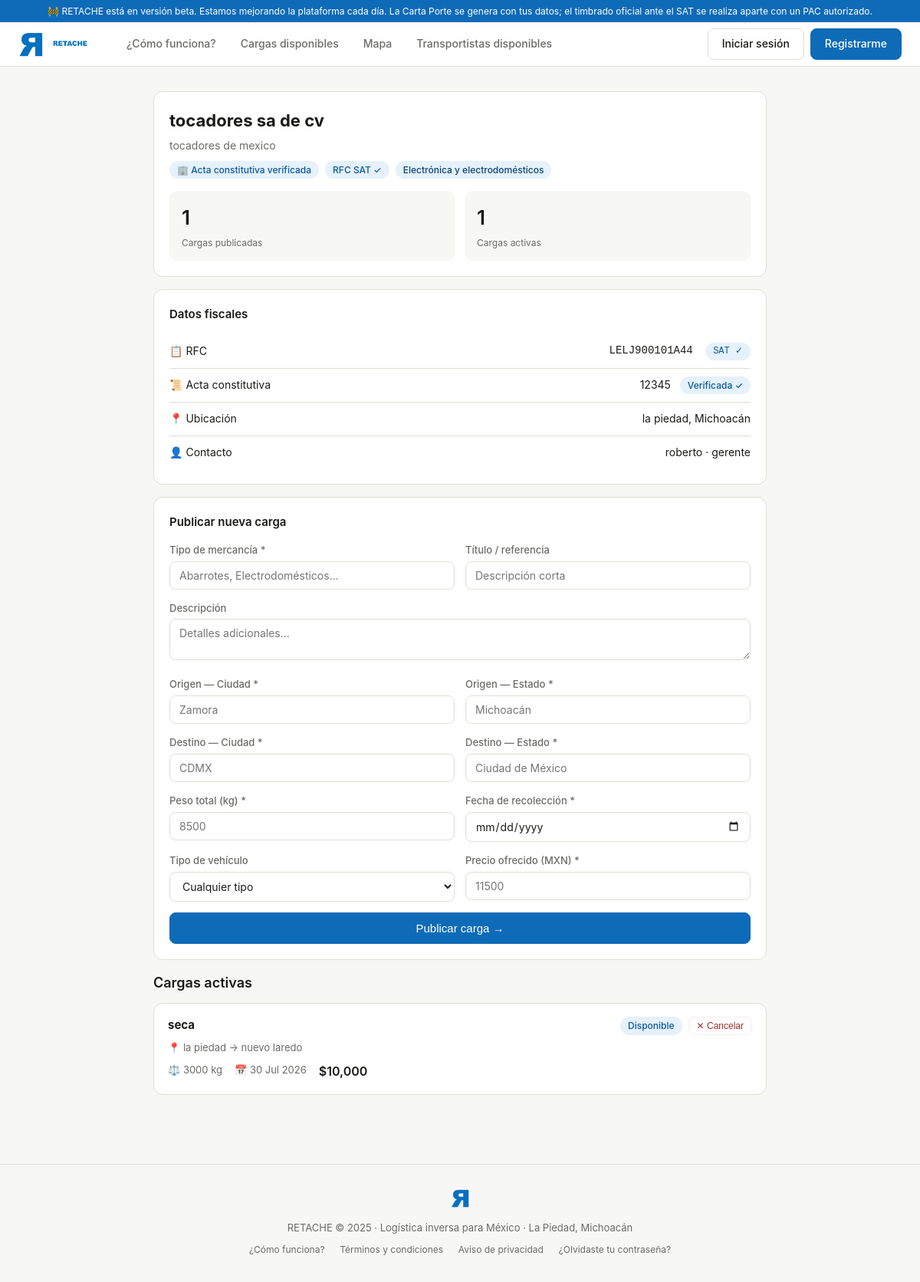
Screenshot of /empresas/1 with the database file from the repository.
### models.py (models this page shows)
class Empresa(Base):
    __tablename__ = "empresas"
    id = Column(Integer, primary_key=True, index=True)
    razon_social = Column(String(200), nullable=False)
    nombre_comercial = Column(String(200), nullable=True)
    telefono = Column(String(15), nullable=False)
    email = Column(String(120), unique=True, index=True, nullable=False)
    contrasena_hash = Column(String(200), nullable=False)
    rfc = Column(String(13), unique=True, index=True, nullable=False)
    rfc_verificado = Column(Boolean, default=False)
    num_acta_constitutiva = Column(String(100), nullable=True)
    acta_constitutiva_verificada = Column(Boolean, default=False)
    giro = Column(String(100), nullable=True)
    calle = Column(String(200), nullable=True)
    colonia = Column(String(100), nullable=True)
    municipio = Column(String(100), nullable=True)
    estado = Column(String(50), nullable=True)
    cp = Column(String(5), nullable=True)
    nombre_contacto = Column(String(150), nullable=True)
    puesto_contacto = Column(String(100), nullable=True)
    logo_url = Column(String(200), nullable=True)
    calificacion_promedio = Column(Float, default=0.0)
    total_cargas_publicadas = Column(Integer, default=0)
    fecha_registro = Column(DateTime, server_default=func.now())
    activo = Column(Boolean, default=True)
    email_verificado = Column(Boolean, default=False)
    token_verificacion = Column(String(200), nullable=True)
    token_reset_password = Column(String(200), nullable=True)
    token_reset_expira = Column(DateTime, nullable=True)
    cargas_publicadas = relationship("Carga", back_populates="empresa")
    mensajes_enviados = relationship("Mensaje", foreign_keys="Mensaje.remitente_empresa_id", back_populates="remitente_empresa")

class Carga(Base):
    __tablename__ = "cargas"
    id = Column(Integer, primary_key=True, index=True)
    empresa_id = Column(Integer, ForeignKey("empresas.id"), nullable=False)
    transportista_id = Column(Integer, ForeignKey("transportistas.id"), nullable=True)
    titulo = Column(String(150), nullable=False)
    descripcion = Column(Text, nullable=True)
    tipo_mercancia = Column(String(100), nullable=False)
    peso_kg = Column(Float, nullable=False)
    volumen_m3 = Column(Float, nullable=True)
    requiere_refrigeracion = Column(Boolean, default=False)
    mercancia_peligrosa = Column(Boolean, default=False)
    origen_ciudad = Column(String(100), nullable=False)
    origen_estado = Column(String(50), nullable=False)
    origen_lat = Column(Float, nullable=True)
    origen_lng = Column(Float, nullable=True)
    destino_ciudad = Column(String(100), nullable=False)
    destino_estado = Column(String(50), nullable=False)
    destino_lat = Column(Float, nullable=True)
    destino_lng = Column(Float, nullable=True)
    fecha_recoleccion = Column(DateTime, nullable=False)
    fecha_entrega_estimada = Column(DateTime, nullable=True)
    tipo_vehiculo_requerido = Column(String(30), nullable=True)
    precio_ofrecido_mxn = Column(Float, nullable=False)
    precio_negociable = Column(Boolean, default=True)
    estado = Column(String(30), default=EstadoCarga.disponible)
    fecha_publicacion = Column(DateTime, server_default=func.now())
    fecha_asignacion = Column(DateTime, nullable=True)
    fecha_completada = Column(DateTime, nullable=True)
    carta_porte_generada = Column(Boolean, default=False)
    carta_porte_uuid = Column(String(100), nullable=True)
    carta_porte_xml = Column(Text, nullable=True)
    empresa = relationship("Empresa", back_populates="cargas_publicadas")
    transportista = relationship("Transportista", back_populates="cargas")
    mensajes = relationship("Mensaje", back_populates="carga")
    resenas = relationship("Resena", back_populates="carga")

### routers/empresas.py (the view)
@router.get("/{empresa_id}", response_class=HTMLResponse)
async def perfil_empresa(
    request: Request, empresa_id: int, db: Session = Depends(get_db)
):
    empresa = db.query(Empresa).filter(Empresa.id == empresa_id).first()
    if not empresa:
        raise HTTPException(status_code=404, detail="Empresa no encontrada")
    cargas_activas = (
        db.query(Carga)
        .filter(
            Carga.empresa_id == empresa_id,
            Carga.estado == EstadoCarga.disponible,
        )
        .order_by(Carga.fecha_publicacion.desc())
        .all()
    )
    return templates.TemplateResponse("perfil_empresa.html", ctx(request,
        empresa=empresa,
        cargas_activas=cargas_activas,
    ))

### templates/perfil_empresa.html (shortened to what this page needs)
{% extends "base.html" %}
{% block content %}
<div style="max-width:800px; margin:0 auto;">
  <div class="card" style="margin-bottom:16px;">
    <h1 style="font-size:22px; font-weight:700; margin-bottom:4px;">{{ empresa.razon_social }}</h1>
    {% if empresa.nombre_comercial and empresa.nombre_comercial != empresa.razon_social %}<div style="color:var(--texto-suave); font-size:14px; margin-bottom:8px;">{{ empresa.nombre_comercial }}</div>{% endif %}
    <div style="display:flex; flex-wrap:wrap; gap:8px; margin-bottom:16px;">
      {% if empresa.acta_constitutiva_verificada %}<span class="badge badge-verde">🏢 Acta constitutiva verificada</span>{% else %}<span class="badge badge-amber">⚠️ Verificación pendiente</span>{% endif %}
      {% if empresa.rfc_verificado %}<span class="badge badge-verde">RFC SAT ✓</span>{% endif %}
      {% if empresa.giro %}<span class="badge badge-azul">{{ empresa.giro }}</span>{% endif %}
    </div>
    <div class="stats-grid">
      <div class="stat-card"><div class="stat-num">{{ empresa.total_cargas_publicadas }}</div><div class="stat-label">Cargas publicadas</div></div>
      <div class="stat-card"><div class="stat-num">{{ cargas_activas | length }}</div><div class="stat-label">Cargas activas</div></div>
    </div>
  </div>
  <div class="card" style="margin-bottom:16px;">
    <h2 style="font-size:15px; font-weight:600; margin-bottom:14px;">Datos fiscales</h2>
    <div class="doc-row"><span>📋 RFC</span><span style="font-family:monospace;">{{ empresa.rfc }} {% if empresa.rfc_verificado %}<span class="badge badge-verde" style="margin-left:8px;">SAT ✓</span>{% endif %}</span></div>
    <div class="doc-row"><span>📜 Acta constitutiva</span><span>{{ empresa.num_acta_constitutiva }} {% if empresa.acta_constitutiva_verificada %}<span class="badge badge-verde" style="margin-left:8px;">Verificada ✓</span>{% endif %}</span></div>
    {% if empresa.municipio %}<div class="doc-row"><span>📍 Ubicación</span><span>{{ empresa.municipio }}{% if empresa.estado %}, {{ empresa.estado }}{% endif %}</span></div>{% endif %}
    {% if empresa.nombre_contacto %}<div class="doc-row"><span>👤 Contacto</span><span>{{ empresa.nombre_contacto }}{% if empresa.puesto_contacto %} · {{ empresa.puesto_contacto }}{% endif %}</span></div>{% endif %}
  </div>
  {% if empresa.acta_constitutiva_verificada %}
  <div class="card" style="margin-bottom:16px;">
    <h2 style="font-size:15px; font-weight:600; margin-bottom:14px;">Publicar nueva carga</h2>
    <form action="/empresas/{{ empresa.id }}/publicar-carga" method="POST">
      <div class="form-row">
        <div class="form-group"><label>Tipo de mercancía *</label><input type="text" name="tipo_mercancia" placeholder="Abarrotes, Electrodomésticos..." required></div>
        <div class="form-group"><label>Título / referencia</label><input type="text" name="titulo" placeholder="Descripción corta"></div>
      </div>
      <div class="form-group"><label>Descripción</label><textarea name="descripcion" rows="2" placeholder="Detalles adicionales..."></textarea></div>
      <div class="form-row">
        <div class="form-group"><label>Origen — Ciudad *</label><input type="text" name="origen_ciudad" placeholder="Zamora" required></div>
        <div class="form-group"><label>Origen — Estado *</label><input type="text" name="origen_estado" placeholder="Michoacán" required></div>
      </div>
      <div class="form-row">
        <div class="form-group"><label>Destino — Ciudad *</label><input type="text" name="destino_ciudad" placeholder="CDMX" required></div>
        <div class="form-group"><label>Destino — Estado *</label><input type="text" name="destino_estado" placeholder="Ciudad de México" required></div>
      </div>
      <div class="form-row">
        <div class="form-group"><label>Peso total (kg) *</label><input type="number" name="peso_kg" placeholder="8500" min="1" required></div>
        <div class="form-group"><label>Fecha de recolección *</label><input type="date" name="fecha_recoleccion" required></div>
      </div>
      <div class="form-row">
        <div class="form-group"><label>Tipo de vehículo</label><select name="tipo_vehiculo_requerido"><option value="">Cualquier tipo</option></select></div>
        <div class="form-group"><label>Precio ofrecido (MXN) *</label><input type="number" name="precio_ofrecido_mxn" placeholder="11500" min="1" required></div>
      </div>
      <button type="submit" class="btn btn-primary" style="width:100%; padding:11px; font-size:15px; justify-content:center;">Publicar carga →</button>
    </form>
  </div>
  {% endif %}
  {% if cargas_activas %}
  <h2 style="font-size:18px; font-weight:600; margin-bottom:12px;">Cargas activas</h2>
  {% for carga in cargas_activas %}
  <a href="/cargas/{{ carga.id }}" style="text-decoration:none; display:block;">
   <div class="carga-card">
      <div style="display:flex; justify-content:space-between; margin-bottom:6px;">
        <strong style="color:var(--texto);">{{ carga.tipo_mercancia }}</strong>
        <div style="display:flex; gap:8px; align-items:center;">
          <span class="badge badge-verde">Disponible</span>
          <form action="/empresas/{{ empresa.id }}/cancelar-carga/{{ carga.id }}" method="POST" style="display:inline;">
            <button type="submit" class="btn" style="font-size:12px; padding:4px 10px; color:var(--rojo); border-color:var(--rojo-bg);" onclick="return confirm('¿Cancelar esta carga?')">✕ Cancelar</button>
          </form>
        </div>
      </div>
      <div style="font-size:13px; color:var(--texto-suave); margin-bottom:6px;">📍 {{ carga.origen_ciudad }} → {{ carga.destino_ciudad }}</div>
      <div class="carga-meta"><span>⚖️ {{ carga.peso_kg | int }} kg</span><span>📅 {{ carga.fecha_recoleccion.strftime('%d %b %Y') }}</span><span class="carga-precio">${{ "{:,.0f}".format(carga.precio_ofrecido_mxn) }}</span></div>
    </div>
  </a>
  {% endfor %}
  {% endif %}
</div>
{% endblock %}

### templates/base.html (style rules this page uses)
*, *::before, *::after { box-sizing: border-box; margin: 0; padding: 0; }
:root { --verde: #0E6BB8; --verde-claro: #1481D9; --verde-bg: #E5F1FB; --gris-bg: #F7F7F5; --gris-borde: #E0DED6; --texto: #1A1A18; --texto-suave: #6B6B68; --amber: #BA7517; --amber-bg: #FAEEDA; --rojo-bg: #FCEBEB; --rojo: #A32D2D; --azul: #0E6BB8; --azul-bg: #E5F1FB; }
body { font-family: -apple-system, BlinkMacSystemFont, 'Segoe UI', sans-serif; background: var(--gris-bg); color: var(--texto); font-size: 15px; line-height: 1.6; }
a { color: var(--verde); text-decoration: none; }
.btn { display: inline-flex; align-items: center; gap: 6px; padding: 8px 18px; border-radius: 8px; font-size: 14px; font-weight: 500; cursor: pointer; border: 1px solid var(--gris-borde); background: #fff; color: var(--texto); transition: all .15s; text-decoration: none; }
.btn-primary { background: var(--verde); color: #fff; border-color: var(--verde); }
.badge { display: inline-block; padding: 2px 10px; border-radius: 20px; font-size: 12px; font-weight: 500; }
.badge-verde { background: var(--verde-bg); color: #0B5A9C; }
.badge-azul { background: var(--azul-bg); color: #0C447C; }
.card { background: #fff; border: 1px solid var(--gris-borde); border-radius: 12px; padding: 20px; }
label { display: block; font-size: 13px; color: var(--texto-suave); margin-bottom: 4px; font-weight: 500; }
input[type=text], input[type=email], input[type=password], input[type=number], input[type=tel], input[type=date], select, textarea { width: 100%; padding: 9px 12px; border: 1px solid var(--gris-borde); border-radius: 8px; font-size: 14px; color: var(--texto); background: #fff; outline: none; transition: border .15s; font-family: inherit; }
.form-group { margin-bottom: 14px; }
.form-row { display: grid; grid-template-columns: 1fr 1fr; gap: 14px; }
.stats-grid { display: grid; grid-template-columns: repeat(auto-fit, minmax(160px, 1fr)); gap: 12px; }
.stat-card { background: var(--gris-bg); border-radius: 10px; padding: 14px 16px; }
.stat-num { font-size: 26px; font-weight: 600; color: var(--texto); }
.stat-label { font-size: 12px; color: var(--texto-suave); margin-top: 2px; }
.doc-row { display: flex; justify-content: space-between; align-items: center; padding: 10px 0; border-bottom: 1px solid var(--gris-borde); font-size: 14px; }
.doc-row:last-child { border-bottom: none; }
.carga-card { background: #fff; border: 1px solid var(--gris-borde); border-radius: 12px; padding: 16px 18px; margin-bottom: 10px; transition: border-color .15s, box-shadow .15s; cursor: pointer; }
.carga-meta { display: flex; gap: 16px; font-size: 13px; color: var(--texto-suave); margin-top: 8px; flex-wrap: wrap; }
.carga-precio { font-weight: 600; font-size: 16px; color: var(--texto); }

### rows the page displays
Empresa: razon_social "tocadores sa de cv", nombre_comercial "tocadores de mexico", giro "Electrónica y electrodomésticos", total_cargas_publicadas "1", rfc "LELJ900101A44", num_acta_constitutiva "12345", municipio "la piedad", estado "Michoacán", nombre_contacto "roberto", puesto_contacto "gerente"
Carga: tipo_mercancia "seca", origen_ciudad "la piedad", destino_ciudad "nuevo laredo", peso_kg "3000", fecha_recoleccion "30 Jul 2026", precio_ofrecido_mxn "10,000"

### other values shown
{{ cargas_activas | length }} "1"
